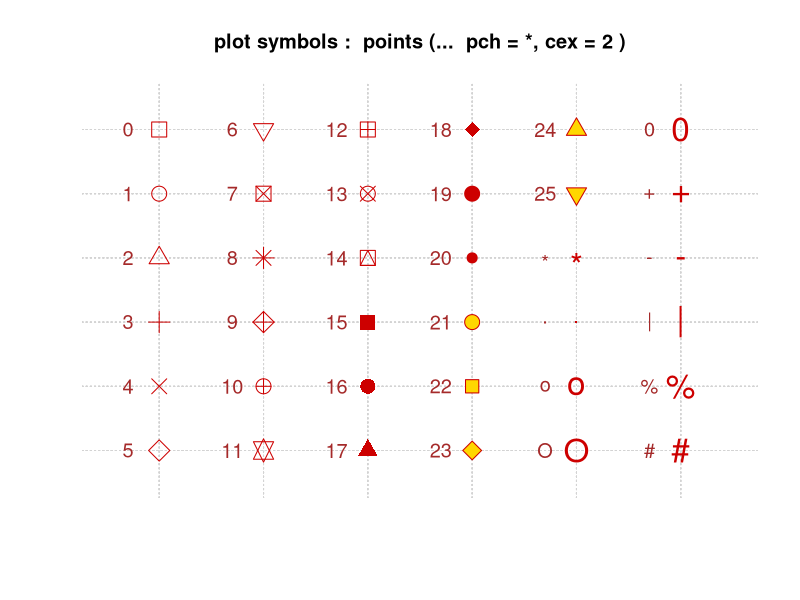
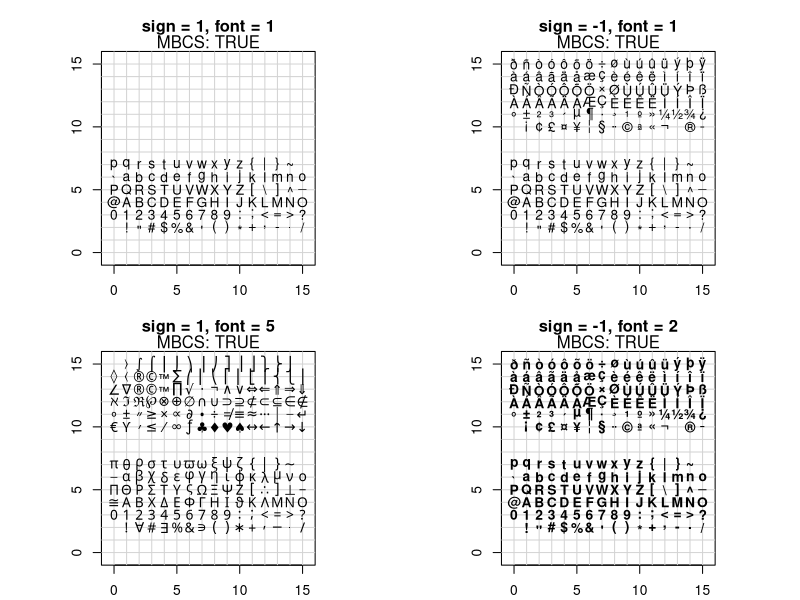
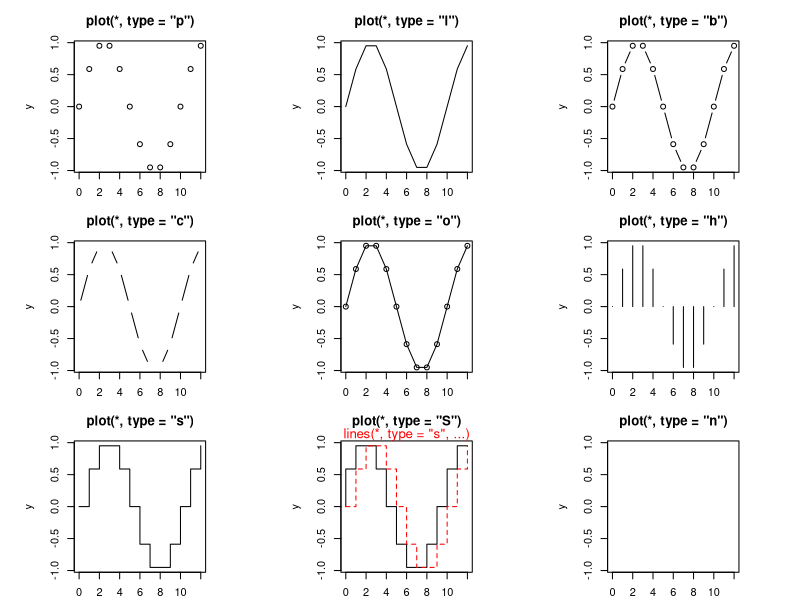
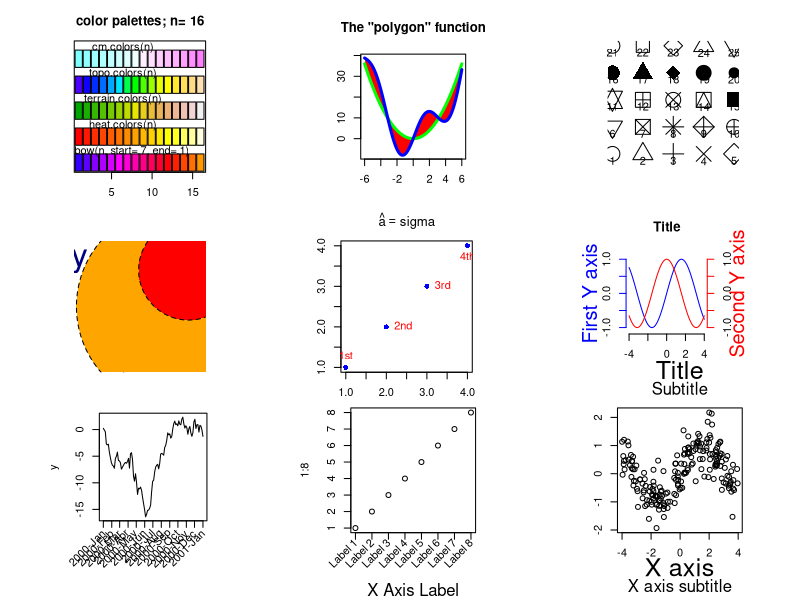
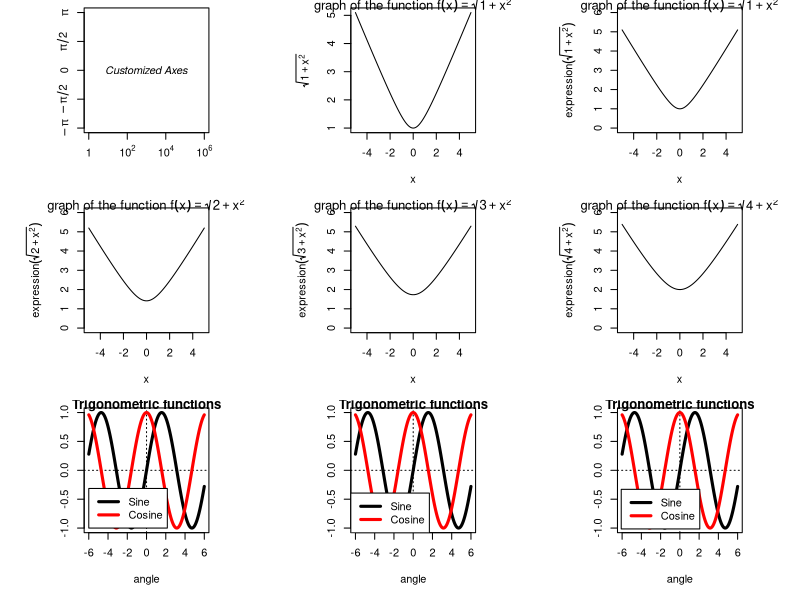
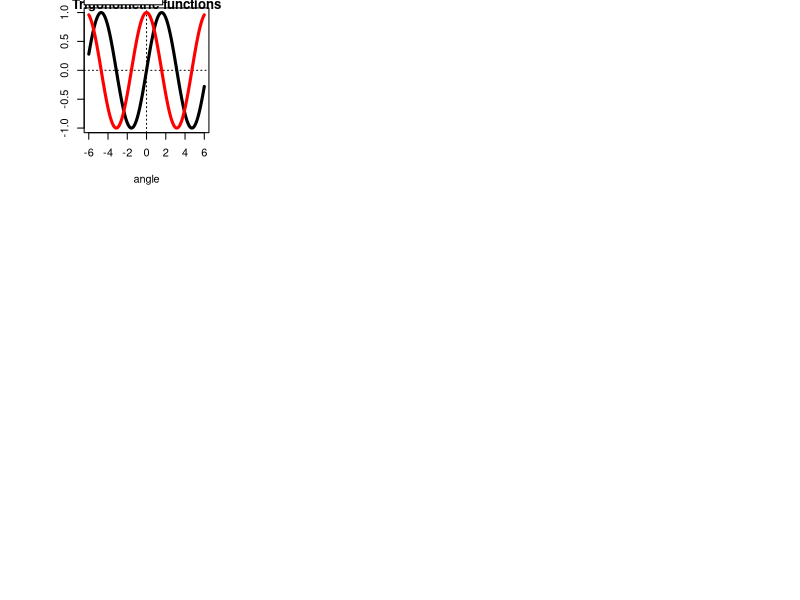
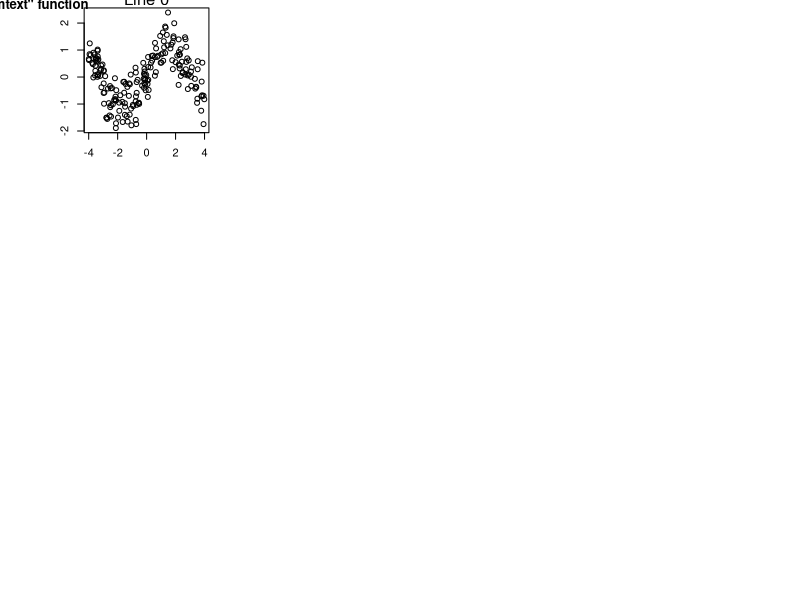
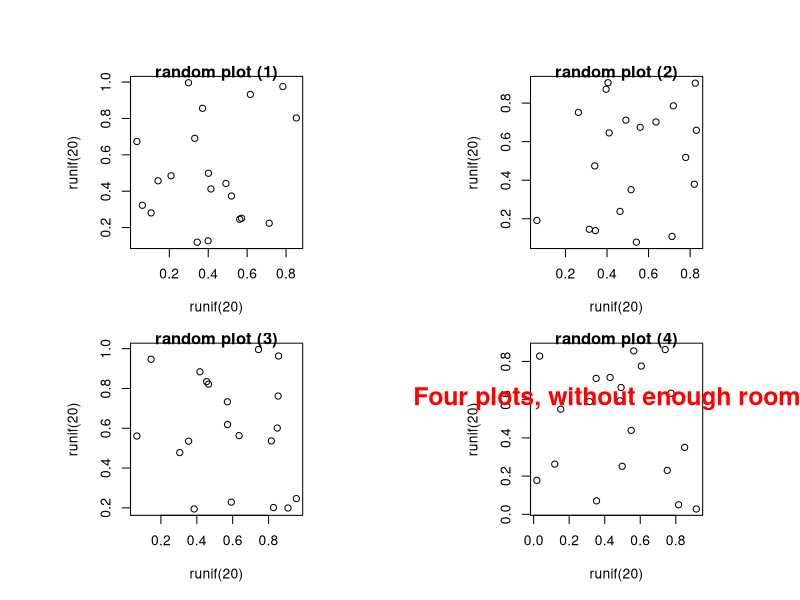

Recreate these plots in R, in order. (Note: this script raises an error after producing the figures.)
## ---- chunk 1
##-------- Showing all the extra & some char graphics symbols ---------
pchShow <-
  function(extras = c("*",".", "o","O","0","+","-","|","%","#"),
           cex = 2, ## good for both .Device=="postscript" and "x11"
           col = "red3", bg = "gold", coltext = "brown", cextext = 1.2,
           main = paste("plot symbols :  points (...  pch = *, cex =",
                        cex,")"))
  {
    nex <- length(extras)
    np  <- 26 + nex
    ipch <- 0:(np-1)
    k <- floor(sqrt(np))
    dd <- c(-1,1)/2
    rx <- dd + range(ix <- ipch %/% k)
    ry <- dd + range(iy <- 3 + (k-1)- ipch %% k)
    pch <- as.list(ipch) # list with integers & strings
    if(nex > 0) pch[26+ 1:nex] <- as.list(extras)
    plot(rx, ry, type = "n", axes  =  FALSE, xlab = "", ylab = "", main = main)
    abline(v = ix, h = iy, col = "lightgray", lty = "dotted")
    for(i in 1:np) {
      pc <- pch[[i]]
      ## 'col' symbols with a 'bg'-colored interior (where available) :
      points(ix[i], iy[i], pch = pc, col = col, bg = bg, cex = cex)
      if(cextext > 0)
          text(ix[i] - 0.3, iy[i], pc, col = coltext, cex = cextext)
    }
  }

pchShow()
## ---- chunk 2
## ------------ test code for various pch specifications -------------
# Try this in various font families (including Hershey)
# and locales.  Use sign = -1 asserts we want Latin-1.
# Standard cases in a MBCS locale will not plot the top half.
TestChars <- function(sign = 1, font = 1, ...)
{
   MB <- l10n_info()$MBCS
   r <- if(font == 5) { sign <- 1; c(32:126, 160:254)
       } else if(MB) 32:126 else 32:255
   if (sign == -1) r <- c(32:126, 160:255)
   par(pty = "s")
   plot(c(-1,16), c(-1,16), type = "n", xlab = "", ylab = "",
        xaxs = "i", yaxs = "i",
        main = sprintf("sign = %d, font = %d", sign, font))
   grid(17, 17, lty = 1) ; mtext(paste("MBCS:", MB))
   for(i in r) try(points(i%%16, i%/%16, pch = sign*i, font = font,...))
}
par(mfrow=c(2,2), mar = .1+ c(2,2,3,1))
TestChars()
try(TestChars(sign = -1))
TestChars(font = 5)  # Euro might be at 160 (0+10*16).
                     # macOS has apple at 240 (0+15*16).
try(TestChars(-1, font = 2))  # bold
## ---- chunk 3
x <- 0:12
y <- sin(pi/5 * x)
par(mfrow = c(3,3), mar = .1+ c(2,2,3,1))
for (tp in c("p","l","b",  "c","o","h",  "s","S","n")) {
   plot(y ~ x, type = tp, main = paste0("plot(*, type = \"", tp, "\")"))
   if(tp == "S") {
      lines(x, y, type = "s", col = "red", lty = 2)
      mtext("lines(*, type = \"s\", ...)", col = "red", cex = 0.8)
   }
}
## ---- chunk 4
# From the manual
ch.col <- c(
  "rainbow(n, start=.7, end=.1)",
  "heat.colors(n)",
  "terrain.colors(n)",
  "topo.colors(n)",
  "cm.colors(n)"
) # 选择颜色
n <- 16
nt <- length(ch.col)
i <- 1:n
j <- n / nt
d <- j / 6
dy <- 2 * d
plot(i, i + d,
  type = "n",
  yaxt = "n",
  ylab = "",
  main = paste("color palettes; n=", n)
)
for (k in 1:nt) {
  rect(i - .5, (k - 1) * j + dy, i + .4, k * j,
    col = eval(parse(text = ch.col[k]))
  ) # 咬人的函数/字符串解析为/转函数
  text(2 * j, k * j + dy / 4, ch.col[k])
}
## ---- chunk 5
my.col <- function(f, g, xmin, xmax, col, N = 200,
                   xlab = "", ylab = "", main = "") {
  x <- seq(xmin, xmax, length = N)
  fx <- f(x)
  gx <- g(x)
  plot(0, 0,
    type = "n",
    xlim = c(xmin, xmax),
    ylim = c(min(fx, gx), max(fx, gx)),
    xlab = xlab, ylab = ylab, main = main
  )
  polygon(c(x, rev(x)), c(fx, rev(gx)),
    col = "red", border = 0
  )
  lines(x, fx, lwd = 3, col = "green")
  lines(x, gx, lwd = 3, col = "blue")
}
op <- par(mar = c(3, 3, 4, 1) + .1)
my.col(function(x) x^2, function(x) x^2 + 10 * sin(x),
  -6, 6,
  main = "The \"polygon\" function"
)
par(op)
## ---- chunk 6
plot(0, 0,
  xlim = c(1, 5), ylim = c(-.5, 4),
  axes = F,
  xlab = "", ylab = ""
)
for (i in 0:4) {
  for (j in 1:5) {
    n <- 5 * i + j
    points(j, i,
      pch = n,
      cex = 3
    )
    text(j, i - .25, as.character(n))
  }
}
## ---- chunk 7
# https://jeroen.github.io/uros2018/#23
plot.new()
plot.window(xlim = c(0, 100), ylim = c(0, 100))
polygon(c(10, 40, 80), c(10, 80, 40), col = "hotpink")
text(40, 90, labels = "My drawing", col = "navyblue", cex = 3)
symbols(c(70, 80, 90), c(20, 50, 80),
  circles = c(10, 20, 10),
  bg = c("yellow", "orange", "red"), add = TRUE, lty = "dashed"
)
## ---- chunk 8
y <- x <- 1:4
plot(x, y, ann = F, col = "blue", pch = 16)
text(x, y,
  labels = c("1st", "2nd", "3rd", "4th"),
  col = "red", pos = c(3, 4, 4, 1), offset = 0.6
)
ahat <- "sigma"
# title(substitute(hat(a) == ahat, list(ahat = ahat)))
title(bquote(hat(a) == .(ahat)))
## ---- chunk 9
# 双Y轴
N <- 200
x <- seq(-4, 4, length = N)
y1 <- sin(x)
y2 <- cos(x)
op <- par(mar = c(5, 4, 4, 4)) # Add some space in the right margin
# The default is c(5,4,4,2) + .1
xlim <- range(x)
ylim <- c(-1.1, 1.1)
plot(x, y1,
  col = "blue", type = "l",
  xlim = xlim, ylim = ylim,
  axes = F, xlab = "", ylab = "", main = "Title"
)
axis(1)
axis(2, col = "blue")
par(new = TRUE)
plot(x, y2,
  col = "red", type = "l",
  xlim = xlim, ylim = ylim,
  axes = F, xlab = "", ylab = "", main = ""
)
axis(4, col = "red")
mtext("First Y axis", 2, line = 2, col = "blue", cex = 1.2)
mtext("Second Y axis", 4, line = 2, col = "red", cex = 1.2)
# 1,2,3,4 分别代表下左上右四个位置
## ---- chunk 10
# Rotated axis labels in R plots
# https://menugget.blogspot.com/2014/08/rotated-axis-labels-in-r-plots.html
# Example data
tmin <- as.Date("2000-01-01")
tmax <- as.Date("2001-01-01")
tlab <- seq(tmin, tmax, by = "month")
lab <- format(tlab, format = "%Y-%b")
set.seed(111)
x <- seq(tmin, tmax, length.out = 100)
y <- cumsum(rnorm(100))

# Plot
# png("plot_w_rotated_axis_labels.png", height = 3,
#     width = 6, units = "in", res = 300)
op <- par(mar = c(6, 4, 1, 1))
plot(x, y, t = "l", xaxt = "n", xlab = "")
axis(1, at = tlab, labels = FALSE)
text(
  x = tlab, y = par()$usr[3] - 0.1 * (par()$usr[4] - par()$usr[3]),
  labels = lab, srt = 45, adj = 1, xpd = TRUE
)
par(op)
# dev.off()
## ---- chunk 11
## Increase bottom margin to make room for rotated labels
par(mar = c(5, 4, .5, 2) + 0.1)
## Create plot with no x axis and no x axis label
plot(1:8, xaxt = "n", xlab = "")
## Set up x axis with tick marks alone
axis(1, labels = FALSE)
## Create some text labels
labels <- paste("Label", 1:8, sep = " ")
## Plot x axis labels at default tick marks
text(1:8, par("usr")[3] - 0.5,
  srt = 45, adj = 1,
  labels = labels, xpd = TRUE
)
## Plot x axis label at line 6 (of 7)
mtext(side = 1, text = "X Axis Label", line = 4)
## ---- chunk 12
N <- 200
x <- runif(N, -4, 4)
y <- sin(x) + .5 * rnorm(N)
plot(x, y, xlab = "", ylab = "", main = "")
mtext("Subtitle", 3, line = .8)
mtext("Title", 3, line = 2, cex = 1.5)
mtext("X axis", 1, line = 2.5, cex = 1.5)
mtext("X axis subtitle", 1, line = 3.7)
## ---- chunk 13
# 自定义坐标轴
plot(c(1, 1e6), c(-pi, pi),
  type = "n",
  axes = FALSE, ann = FALSE, log = "x"
)
axis(1,
  at = c(1, 1e2, 1e4, 1e6),
  labels = expression(1, 10^2, 10^4, 10^6)
)
axis(2,
  at = c(-pi, -pi / 2, 0, pi / 2, pi),
  labels = expression(-pi, -pi / 2, 0, pi / 2, pi)
)
text(1e3, 0, expression(italic("Customized Axes")))
box()
## ---- chunk 14
x <- seq(-5, 5, length = 200)
y <- sqrt(1 + x^2)
plot(y ~ x,
  type = "l",
  ylab = expression(sqrt(1 + x^2))
)
title(main = expression(
  "graph of the function f"(x) == sqrt(1 + x^2)
))
## ---- chunk 15
x <- seq(-5, 5, length = 200)
for (i in 1:4) { # 画四个图
  y <- sqrt(i + x^2)
  plot(y ~ x,
    type = "l",
    ylim = c(0, 6),
    ylab = substitute(
      expression(sqrt(i + x^2)),
      list(i = i)
    )
  )
  title(main = substitute(
    "graph of the function f"(x) == sqrt(i + x^2),
    list(i = i)
  ))
}
## ---- chunk 16
x <- seq(-6, 6, length = 200)
y <- sin(x)
z <- cos(x)
plot(y ~ x,
  type = "l", lwd = 3,
  ylab = "", xlab = "angle", main = "Trigonometric functions"
)
abline(h = 0, lty = 3)
abline(v = 0, lty = 3)
lines(z ~ x, type = "l", lwd = 3, col = "red")
legend(-6, -1,
  yjust = 0,
  c("Sine", "Cosine"),
  lwd = 3, lty = 1, col = c(par("fg"), "red")
)
## ---- chunk 17
xmin <- par("usr")[1]
xmax <- par("usr")[2]
ymin <- par("usr")[3]
ymax <- par("usr")[4]

plot(y ~ x,
  type = "l", lwd = 3,
  ylab = "", xlab = "angle", main = "Trigonometric functions"
)
abline(h = 0, lty = 3)
abline(v = 0, lty = 3)
lines(z ~ x, type = "l", lwd = 3, col = "red")
legend("bottomleft",
  c("Sine", "Cosine"),
  lwd = 3, lty = 1, col = c(par("fg"), "red")
)
## ---- chunk 18
plot(y ~ x,
  type = "l", lwd = 3,
  ylab = "", xlab = "angle", main = "Trigonometric functions"
)
abline(h = 0, lty = 3)
abline(v = 0, lty = 3)
lines(z ~ x, type = "l", lwd = 3, col = "red")
legend("bottomleft",
  c("Sine", "Cosine"),
  inset = c(.03, .03),
  lwd = 3, lty = 1, col = c(par("fg"), "red")
)
## ---- chunk 19
op <- par(no.readonly = TRUE)
plot(y ~ x,
  type = "l", lwd = 3,
  ylab = "", xlab = "angle", main = "Trigonometric functions"
)
abline(h = 0, lty = 3)
abline(v = 0, lty = 3)
lines(z ~ x, type = "l", lwd = 3, col = "red")
par(xpd = TRUE) # Do not clip to the drawing area 关键一行/允许出界
lambda <- .025
legend(par("usr")[1],
  (1 + lambda) * par("usr")[4] - lambda * par("usr")[3],
  c("Sine", "Cosine"),
  xjust = 0, yjust = 0,
  lwd = 3, lty = 1, col = c(par("fg"), "red")
)
par(op)
## ---- chunk 20
N <- 200
x <- runif(N, -4, 4)
y <- sin(x) + .5 * rnorm(N)
plot(x, y,
  xlab = "", ylab = "",
  main = paste(
    "The \"mtext\" function",
    paste(rep(" ", 60), collapse = "")
  )
)
mtext("Line 0", 3, line = 0)
mtext("Line 1", 3, line = 1)
mtext("Line 2", 3, line = 2)
mtext("Line 3", 3, line = 3)
## ---- chunk 21
# 多图排列/分屏 page 47
# 最常用的是 par mfrow mfcol分别按行/列放置图形
op <- par(
  mfrow = c(2, 2),
  oma = c(0, 0, 4, 0) # Outer margins
)
for (i in 1:4)
  plot(runif(20), runif(20),
    main = paste("random plot (", i, ")", sep = "")
  )
par(op)
mtext("Four plots, without enough room for this title",
  side = 3, font = 2, cex = 1.5, col = "red"
) # 总/大标题放不下
## ---- chunk 22
op <- par(
  mfrow = c(2, 2),
  oma = c(0, 0, 3, 0) # Outer margins
)
for (i in 1:4)
  plot(runif(20), runif(20),
    main = paste("random plot (", i, ")", sep = "")
  )
par(op)
mtext("Four plots, with some room for this title",
  side = 3, line = 1.5, font = 1, cex = 1.5, col = "red"
)
## ---- chunk 23
op <- par(
  mfrow = c(2, 2),
  oma = c(0, 0, 3, 0),
  mar = c(3, 3, 4, 1) + .1 # Margins
)
for (i in 1:4)
  plot(runif(20), runif(20),
    xlab = "", ylab = "",
    main = paste("random plot (", i, ")", sep = "")
  )
par(op)
mtext("Title",
  side = 3, line = 1.5, font = 2, cex = 2, col = "red"
)
## ---- chunk 24
plot(runif(5), runif(5),
  xlim = c(0, 1), ylim = c(0, 1)
)
points(runif(5), runif(5),
  col = "orange", pch = 16, cex = 3
)
lines(runif(5), runif(5), col = "red")
segments(runif(5), runif(5), runif(5), runif(5),
  col = "blue"
)
title(main = "Overlaying points, segments, lines...")
## ---- chunk 25
op <- par(oma = c(0, 0, 3, 0))
layout(matrix(c(
  1, 1, 1,
  2, 3, 4,
  2, 3, 4
), nr = 3, byrow = TRUE))
hist(rnorm(n), col = "light blue")
hist(rnorm(n), col = "light blue")
hist(rnorm(n), col = "light blue")
hist(rnorm(n), col = "light blue")
mtext("The \"layout\" function",
  side = 3, outer = TRUE,
  font = 2, cex = 1.2
)
## ---- chunk 26
plot(1:12,
  type = "b", main = "'fg' : axes, ticks and box in gray",
  fg = gray(0.7), bty = "7", sub = R.version.string
)
par(fig = c(1, 6, 5, 10) / 10, new = T)
plot(6:10,
  type = "b", main = "",
  fg = gray(0.7), bty = "7", xlab = R.version.string
)
## ---- chunk 27
n <- 1000
x <- rt(n, df = 10)
hist(x,
  col = "light blue",
  probability = "TRUE", main = "",
  ylim = c(0, 1.2 * max(density(x)$y))
)
lines(density(x),
  col = "red",
  lwd = 3
)
op <- par(
  fig = c(.02, .4, .5, .98),
  new = TRUE
)
qqnorm(x,
  xlab = "", ylab = "", main = "",
  axes = FALSE
)
qqline(x, col = "red", lwd = 2)
box(lwd = 2)
par(op)
## ---- chunk 28
random.plot <- function() {
  N <- 200
  f <- sample(
    list(
      rnorm,
      function(x) {
        rt(x, df = 2)
      },
      rlnorm,
      runif
    ),
    1
  ) [[1]]
  x <- f(N)
  hist(x, col = "lightblue", main = "", xlab = "", ylab = "", axes = F)
  axis(1)
}
op <- par(bg = "white", mar = c(2.5, 2, 1, 2))
split.screen(c(2, 1))
split.screen(c(1, 3), screen = 2)
screen(1)
random.plot()
# screen(2); random.plot() # Screen 2 was split into three screens: 3, 4, 5
screen(3)
random.plot()
screen(4)
random.plot()
screen(5)
random.plot()
close.screen(all = TRUE)
par(op)
## ---- chunk 29
# pdf(file = 'plot.pdf',width=10,height=6)
# layout(matrix(seq(6), 2, 3, byrow = TRUE))
# 矩阵图 自带 layout
# plot(iris[,-5],col = iris$Species)
par(mfrow = c(3, 2), mar = c(2.5, 2.5, .5, .5))
# 分类散点图
plot(Sepal.Length ~ Sepal.Width, data = iris, col = Species, pch = 16)
legend("topright",
  legend = unique(iris$Species), box.col = "gray",
  pch = 16, col = unique(iris$Species)
)
box(col = "gray")
# 气泡图
plot(Volume ~ Height,
  data = trees, pch = 16, cex = Girth / 8,
  col = rev(terrain.colors(nrow(trees), alpha = .5))
)
box(col = "gray")
# 折线图
plot(AirPassengers)
box(col = "gray")
# 柱形图
set.seed(123456)
barPois <- table(stats::rpois(1000, lambda = 5))
plot(barPois, col = "lightblue", type = "h", lwd = 10, main = "")
box(col = "gray")
# 马赛克图
# par(mar=c(2,2,.5,.5))
plot(HairEyeColor, col = "lightblue", border = "white", main = "")
# box(col="gray")
## 直方图
set.seed(1234)
n <- 2^24
x <- runif(n, 0, 1)
delta <- 0.01
len <- diff(c(0, which(x < delta), n + 1)) - 1
ylim <- seq(0, 1800, by = 300)
xlim <- seq(0, 100, by = 20)
p <- hist(len[len < 101], breaks = -1:100 + 0.5, plot = FALSE)
plot(p, ann = FALSE, axes = FALSE, col = "lightblue", border = "white", main = "")
axis(1, labels = xlim, at = xlim, las = 1) # x 轴
axis(2, labels = ylim, at = ylim, las = 0) # y 轴
box(col = "gray")
## ---- chunk 30
data(NCI60, package = "ISLR") # 加载数据
myData <- sort(table(NCI60$labs), decreasing = TRUE)
par(mar = c(2, 7, 1, 1))
barCenters <- barplot(myData,
  col = "lightblue", axes = FALSE,
  axisnames = FALSE, horiz = TRUE, border = "white"
)
text(
  y = barCenters, x = par("usr")[3],
  adj = 1, labels = names(myData), xpd = TRUE
)
axis(1,
  labels = seq(0, 9, by = 1), at = seq(0, 9, by = 1),
  las = 1, col = "gray"
)
## ---- chunk 31
with(data = faithful, {
  hist(eruptions, seq(1.6, 5.2, 0.2), prob = TRUE, main = "")
  lines(density(eruptions, bw = 0.1))
  rug(eruptions) # 添加数据点
})
## ---- chunk 32
hist(longley$Unemployed,
  probability = TRUE,
  col = "light blue", main = ""
)
# 添加密度估计
lines(density(longley$Unemployed),
  col = "red",
  lwd = 3
)
## ---- chunk 33
# hist(longley$Unemployed, density = 1, angle = 45)
# hist(longley$Unemployed, density = 3, angle = 15)
# hist(longley$Unemployed, density = 1, angle = 15)
hist(longley$Unemployed, density = 3, angle = 45, main = "")
## ---- chunk 34
library(MASS)
data(galaxies)
galaxies <- galaxies/1000
# Bandwidth Selection by Pilot Estimation of Derivatives
c(width.SJ(galaxies, method = "dpi"), width.SJ(galaxies))
plot(x = c(5, 40), y = c(0, 0.2), type = "n", bty = "l",
         xlab = "velocity of galaxy (km/s)", ylab = "density")
rug(galaxies)
lines(density(galaxies, width = 3.25, n = 200),col = 'blue', lty = 1)
lines(density(galaxies, width = 2.56, n = 200),col = 'red', lty = 3)
## ---- chunk 35
x <- seq(from = 110, to = 174, by = 0.5)
y1 <- dnorm(x, mean = 145, sd = 9)
y2 <- dnorm(x, mean = 138, sd = 8)
plot(x, y1, type="l", lwd=2, col="red",
     main="Systolic Blood Pressure Before and After Treatment",
     xlab = "Systolic Blood Pressure (mmHg)",
     ylab = "Frequency", yaxt="n",
     xlim = c(110, 175), ylim = c(0, 0.05))
lines(x, y2)
polygon(c(110,x,175),c(0,y2,0), col="firebrick3",
     border = "white")
polygon(c(117,x,175),c(0,y1,0), col="dodgerblue4",
     border = "white")
ylab = c(seq(from=0, to=175, by=25))
y = c(seq(from=0, to=0.05, length.out = 8))
axis(2,at=y,labels=ylab, las=1)
text(x = 120, y = 0.045, "- Pre-Treatment BP", col = "dodgerblue4", cex = 0.9)
text(x = 120, y = 0.04, " - Post-Treatment BP", col = "firebrick3", cex = 0.9)
points(109, 0.0445, pch = 15, col = "dodgerblue4")
points(109, 0.0395, pch = 15, col = "firebrick3")
## ---- chunk 36
days <- abs(rnorm(1000, 80, 125))
plot(density(days, from = 0),
  main = "Density plot",
  xlab = "Number of days since trial started"
)
plot(density(days, from = 0, to = 180, adjust = 0.2),
  main = "Density plot - Up to 180 days (86% of data)",
  xlab = "Number of days since trial started"
)
## ---- chunk 37
library(survival)
surv.days <- Surv(days)
surv.fit <- survfit(surv.days ~ 1)
plot(surv.fit,
  main = "Kaplan-Meier estimate with 95% confidence bounds (86% of data)",
  xlab = "Days since trial started",
  xlim = c(0, 180),
  ylab = "Survival function"
)
grid(20, 10, lwd = 2)
## ---- chunk 38
with(data = faithful, {
  long <- eruptions[eruptions > 3]
  plot(ecdf(long), do.points = FALSE, verticals = TRUE, main = "")
  x <- seq(3, 5.4, 0.01)
  lines(x, pnorm(x, mean = mean(long), sd = sqrt(var(long))), lty = 3)
})
## ---- chunk 39
with(data = faithful, {
  long <- eruptions[eruptions > 3]
  par(pty = "s") # arrange for a square figure region
  qqnorm(long, main = "")
  qqline(long)
})
## ---- chunk 40
matplot(time(EuStockMarkets), EuStockMarkets,
  main = "",
  xlab = "Date", ylab = "closing prices",
  pch = 17, type = "l", col = 1:4
)
legend("topleft", colnames(EuStockMarkets), pch = 17, lty = 1, col = 1:4)
## ---- chunk 41
pie.sales <- c(0.12, 0.3, 0.26, 0.16, 0.04, 0.12)
names(pie.sales) <- c(
  "Blueberry", "Cherry",
  "Apple", "Boston Cream", "Other", "Vanilla Cream"
)
pie(pie.sales, clockwise = TRUE, main = "")
segments(0, 0, 0, 1, col = "red", lwd = 2)
text(0, 1, "init.angle = 90", col = "red")
## ---- chunk 42
stem(longley$Unemployed)
## ---- chunk 43
stripchart(longley$Unemployed, method = "jitter", jitter = 0.1, pch = 16, col = "lightblue")
stripchart(longley$Unemployed, method = "overplot", pch = 16, col = "lightblue")
## ---- chunk 44
# 加载数据集
data(topo, package = "MASS")
# 查看数据集
str(topo)
## ---- chunk 45
plot(y ~ x,
  cex = (960 - z) / (960 - 690) * 3, data = topo,
  xlab = "X Coordinates", ylab = "Y coordinates"
)
## ---- chunk 46
plot(mpg ~ hp,
  data = subset(mtcars, am == 1), pch = 16, col = "blue",
  xlim = c(50, 350), ylim = c(10, 35)
)
points(mpg ~ hp,
  col = "red", pch = 16,
  data = subset(mtcars, am == 0)
)
legend(300, 35,
  c("1", "0"),
  title = "am",
  col = c("blue", "red"),
  pch = c(16, 16)
)
## ---- chunk 47
library(ggplot2)
ggplot(mtcars, aes(x = hp, y = mpg, color = factor(am))) +
  geom_point() +
  theme_bw()
## ---- chunk 48
data("iris")
pch <- rep(16, length(iris$Petal.Length))
pch[which(iris$Petal.Length < 1.4)] <- 17
stripchart(Petal.Length ~ Species,
  data = iris,
  vertical = TRUE, method = "jitter",
  pch = pch
)
# 对比一下
stripchart(Petal.Length ~ Species,
  data = iris, subset = Petal.Length > 1.4,
  vertical = TRUE, method = "jitter", ylim = c(1, 7),
  pch = 16
)
stripchart(Petal.Length ~ Species,
  data = iris, subset = Petal.Length < 1.4,
  vertical = TRUE, method = "jitter", add = TRUE,
  pch = 17, col = "red"
)
## ---- chunk 49
x1 <- matrix(rnorm(1e3), ncol = 2)
x2 <- matrix(rnorm(1e3, mean = 3, sd = 1.5), ncol = 2)
x <- rbind(x1, x2)
dcols <- densCols(x)
graphics::plot(x, col = dcols, pch = 20, panel.first = grid())
# title(main = "n = 1000", xpd = TRUE)
## ---- chunk 50
A <- c(
  79.98, 80.04, 80.02, 80.04, 80.03, 80.03, 80.04, 79.97,
  80.05, 80.03, 80.02, 80, 80.02
)
B <- c(80.02, 79.94, 79.98, 79.97, 79.97, 80.03, 79.95, 79.97)
boxplot(A, B)
## ---- chunk 51
with(data = iris, {
  op <- par(mfrow = c(2, 2), mar = c(4, 4, 2, .5))
  plot(Sepal.Length ~ Species)
  plot(Sepal.Width ~ Species)
  plot(Petal.Length ~ Species)
  plot(Petal.Width ~ Species)
  par(op)
  mtext("Edgar Anderson's Iris Data", side = 3, line = 4)
})
## ---- chunk 52
boxplot(longley$Unemployed)
# 水平放置
boxplot(longley$Unemployed,
  horizontal = TRUE,
  col = "pink",
  main = ""
)
## ---- chunk 53
data(InsectSprays)
boxplot(count ~ spray,
  data = InsectSprays,
  col = "pink",
  xlab = "Spray",
  ylab = "Count",
  main = ""
)
## ---- chunk 54
boxplot(count ~ spray,
  data = InsectSprays,
  col = "pink",
  horizontal = TRUE,
  las = 1, # Horizontal labels
  xlab = "Count",
  ylab = "Spray",
  main = ""
)
## ---- chunk 55
# example from boxplot:
with(ToothGrowth, {
    boxplot(len ~ dose, boxwex = 0.25, at = 1:3 - 0.2,
            subset = (supp == "VC"), col = "yellow",
            main = "Guinea Pigs' Tooth Growth",
            xlab = "Vitamin C dose mg",
            ylab = "tooth length", ylim = c(0, 35))
    boxplot(len ~ dose, add = TRUE, boxwex = 0.25, at = 1:3 + 0.2,
            subset = supp == "OJ", col = "orange")
    legend(2, 9, c("Ascorbic acid", "Orange juice"),
           fill = c("yellow", "orange"))
})
## ---- chunk 56
# alternate form that avoids subset argument:
with(subset(ToothGrowth, supp == "VC"),
     boxplot(len ~ dose, boxwex = 0.25, at = 1:3 - 0.2,
             col = "yellow", main = "Guinea Pigs' Tooth Growth",
             xlab = "Vitamin C dose mg",
             ylab = "tooth length", ylim = c(0, 35)))
with(subset(ToothGrowth,  supp == "OJ"),
     boxplot(len ~ dose, add = TRUE, boxwex = 0.25, at = 1:3 + 0.2,
             col = "orange"))
legend(2, 9, c("Ascorbic acid", "Orange juice"),
       fill = c("yellow", "orange"))
## ---- chunk 57
library(pracma)
##  First zero on the critical line s = 0.5 + i t
x <- seq(0, 20, len=1001)
z <- 0.5 + x*1i
fr <- Re(zeta(z))
fi <- Im(zeta(z))
fa <- abs(zeta(z))
plot(x, fa, type="n", xlim = c(0, 20), ylim = c(-1.5, 2.5),
     xlab = "Imaginary part (on critical line)", ylab = "Function value",
     main = "Riemann's Zeta Function along the critical line")
grid()	 
lines(x, fr, col="blue")
lines(x, fi, col="darkgreen")
lines(x, fa, col = "red", lwd = 2)
points(14.1347, 0, col = "darkred")
legend(0, 2.4, c("real part", "imaginary part", "absolute value"),
       lty = 1, lwd = c(1, 1, 2), col = c("blue", "darkgreen", "red"))
## ---- chunk 58
pairs(longley,
  gap = 0,
  diag.panel = function(x, ...) {
    par(new = TRUE)
    hist(x,
      col = "light blue",
      probability = TRUE,
      axes = FALSE,
      main = ""
    )
    lines(density(x),
      col = "red",
      lwd = 3
    )
    rug(x)
  }
)
## ---- chunk 59
# 代码来自 ?map
par(mar = c(0, 0, 2, 0))
library(mapproj)
data(unemp)
data(county.fips)
colors <- c("#F1EEF6", "#D4B9DA", "#C994C7", "#DF65B0", "#DD1C77", "#980043")
unemp$colorBuckets <- as.numeric(cut(unemp$unemp, c(0, 2, 4, 6, 8, 10, 100)))
leg.txt <- c("<2%", "2-4%", "4-6%", "6-8%", "8-10%", ">10%")
cnty.fips <- county.fips$fips[match(
  map("county", plot = FALSE)$names,
  county.fips$polyname
)]
colorsmatched <- unemp$colorBuckets [match(cnty.fips, unemp$fips)]
# draw map
map("county",
  col = colors[colorsmatched], fill = TRUE, resolution = 0,
  lty = 0, projection = "polyconic"
)
map("state",
  col = "white", fill = FALSE, add = TRUE, lty = 1, lwd = 0.2,
  projection = "polyconic"
)
title("unemployment by county, 2009")
legend("bottomleft", leg.txt,
  horiz = FALSE, fill = colors,
  border = "gray"
)
## ---- chunk 60
# 带有图标题
par(mar = c(4.1, 4.1, 4.5, 1.5), ps = 13, family = "Times")
x <- rnorm(10)
y <- x + rnorm(5, sd = 0.25)
model <- lm(y ~ x)
rsq <- summary(model)$r.squared
rsq <- signif(rsq, 4)
plot(x, y, main = "Hello \\LaTeX!", xlab = "$x$", ylab = "$y$")
abline(model, col = "red")
mtext(paste("Linear model: $R^{2}=", rsq, "$"), line = 0.5)
legend("bottomright", legend = paste("$y = ", round(coef(model)[2], 3),
  "x +", round(coef(model)[1], 3), "$",
  sep = ""
), bty = "n")

plot(x, y, main = "Hello \\LaTeX!", xlab = "$x$", ylab = "$y$")
abline(model, col = "red")
mtext(paste("Linear model: $R^{2}=", rsq, "$"), line = 0.5)
legend("bottomright", legend = paste("$y = ", round(coef(model)[2], 3),
  "x +", round(coef(model)[1], 3), "$",
  sep = ""
), bty = "n")
## ---- chunk 61
x0 <- 2^(-20:10)
nus <- c(0:5, 10, 20)
x <- seq(0, 4, length.out = 501)

plot(x0, x0^-8,
  frame.plot = TRUE, # 添加绘图框
  log = "xy", # x 和 y 轴都取对数尺度
  axes = FALSE, # 去掉坐标轴
  xlab = "$u$",
  ylab = "$\\mathcal{K}_{\\kappa}(u)$", # 设置坐标轴标签
  type = "n", # 清除绘图区域的内容
  ann = TRUE, # 添加标题 x和y轴标签
  panel.first = grid() # 添加背景参考线
)

axis(1,
  at = c(1e-08, 1e-06, 1e-04, 1e-02, 1, 1e+02),
  labels = expression(10^-8, 10^-6, 10^-4, 10^-2, 1, 10^2)
)
axis(2,
  at = c(1e-16, 1, 1e+16, 1e+32, 1e+48),
  labels = expression(10^-16, 1, 10^16, 10^32, 10^48), las = 1
)
# 设置线条颜色
cols <- RColorBrewer::brewer.pal(9, name = "Spectral")
# gray.colors(9) terrain.colors(9)  RColorBrewer::brewer.pal(9,name = "Spectral")
for (i in seq(length(nus)))
  lines(x0, besselK(x0, nu = nus[i]), col = cols[i], lwd = 2)
legend("topright",
  legend = paste0("$\\kappa=", rev(nus), "$"),
  col = rev(cols), lwd = 2, cex = 0.5
)

# 数据变化范围太大，因此横纵坐标轴都取了以10为底的对数，数据可以紧凑的在一张图内展示
x <- seq(0, 40, length.out = 801)
x <- x[x > 0]
plot(x, x,
  frame.plot = TRUE,
  ylim = c(1e-18, 1e11), log = "y", xlab = "$u$", type = "n", yaxt = "n",
  ylab = "$\\mathcal{K}_{\\kappa}(u)$", ann = TRUE, panel.first = grid()
)
axis(2,
  at = c(1e-19, 1e-12, 1e-05, 1e+02, 1e+09),
  labels = expression(10^-19, 10^-12, 10^-5, 10^2, 10^9), las = 1
)

for (i in seq(length(nus)))
  lines(x, besselK(x, nu = nus[i]), col = cols[i], lwd = 2)
legend("topright",
  legend = paste0("$\\kappa=", rev(nus), "$"),
  col = rev(cols), lwd = 2, cex = 0.5
)
## ---- chunk 62
grSoftVersion()
## ---- chunk 63
capabilities()
## ---- chunk 64
apropos("dev.")
